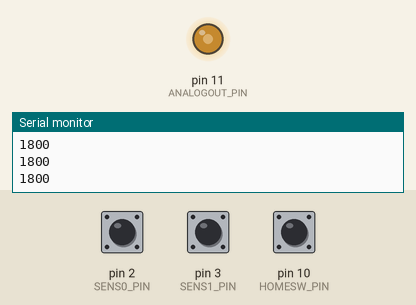
Recording of a sketch running on a simulated Arduino Uno, built with avr-gcc and run on an emulated ATmega328P. On the bench: output pins drawn as LEDs (lit = HIGH), the last lines printed to the serial monitor. The test bench sets the inputs (shaded band); at power-on: pin 10 (HOMESW_PIN) HIGH, pin 2 (SENS0_PIN) HIGH, pin 3 (SENS1_PIN) LOW.

Above: at 1.2 s.
1.3 s: pin 10 (HOMESW_PIN) pulled LOW for 0.15 s
At 1.8 s:
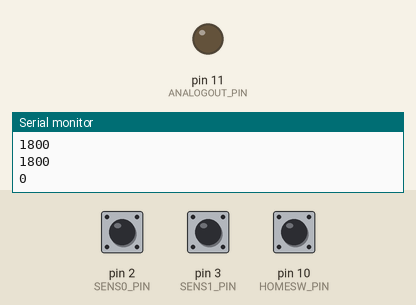
3.0 s: pin 2 (SENS0_PIN) pulsed LOW 5 times (0.12 s each, 0.3 s apart)
At 3.46 s:
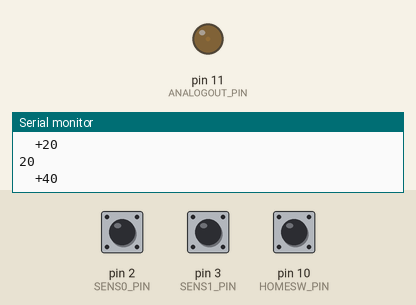
6.0 s: pin 10 (HOMESW_PIN) pulled LOW for 1 s
At 6.9 s:
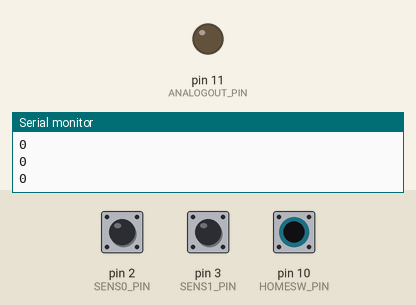
8.5 s: pin 3 (SENS1_PIN) pulsed HIGH 2 times (0.12 s each, 0.3 s apart)
At 9.7 s:
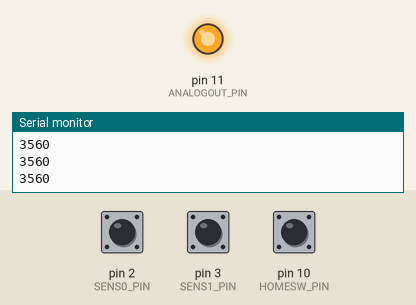
10.6 s: pin 10 (HOMESW_PIN) pulled LOW for 3.2 s
At 11.7 s:
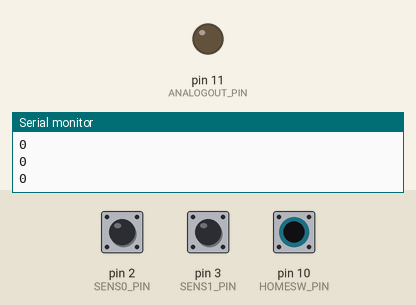
Timing chart, 0 to 13.6 s (numbered marks = the images above; inputs shaded):
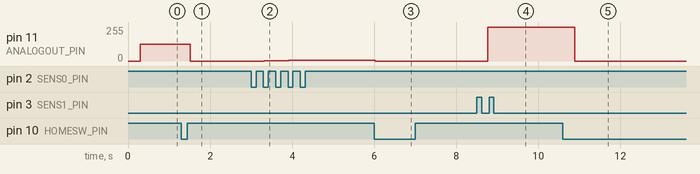

The sketch:

rotoryEncoder.ino
```cpp
// (licence header left out)
#define SENS0_PIN 2
#define SENS1_PIN 3
#define ANALOGOUT_PIN 11
#define HOMESW_PIN 10

#define DEBUG
#define DEBUG_CW
#define DEBUG_A

#define NUM_OF_TEATH 360*2                  // number of teath times 2
#define MAX_RPS 1                           // max rotation per second
#define DEG_STAP 3600/NUM_OF_TEATH          // degrees per step time 10
#define MIN_STAP_TIME MAX_RPS/NUM_OF_TEATH  // minimum time between staps in ms

uint32_t lastStap = 0; // last time of a stap
int16_t angle = 1800;     // curent angle times 10

/** setPWM
 * set the pwm dutycyle
 *
 * @arg value (uint8_t): value for PWM; between 0 - 255
 */
void setPWM(uint8_t value){
  OCR2A = value;
}

void sens0(){
  if(digitalRead(SENS0_PIN) != digitalRead(SENS1_PIN)
     && millis() > lastStap + MIN_STAP_TIME){
    angle += DEG_STAP;
    lastStap = millis();
    #ifdef DEBUG_CW
    Serial.print("\t+");
    Serial.println(angle);
//  }else{
//    Serial.println("CCW2");
    #endif
  }

}
void sens1(){
  if(digitalRead(SENS0_PIN) != digitalRead(SENS1_PIN)
     && millis() > lastStap + MIN_STAP_TIME){
    angle -= DEG_STAP;
    lastStap = millis();
    #ifdef DEBUG_CW
    Serial.print("\t-");
    Serial.println(angle);
//  }else{
//    Serial.println("CW2");
    #endif
  }
}

void setup(){
  pinMode(HOMESW_PIN, INPUT_PULLUP);

  // setup analog out
  pinMode(ANALOGOUT_PIN, OUTPUT);
  TCCR2A = _BV(COM2A1) | _BV(WGM20);
  TCCR2B = _BV(CS20);
  setPWM(0);

  // setup rotory sensor
  pinMode(SENS0_PIN, INPUT);
  pinMode(SENS1_PIN, INPUT);
  attachInterrupt(digitalPinToInterrupt(SENS0_PIN), sens0, CHANGE);
  attachInterrupt(digitalPinToInterrupt(SENS1_PIN), sens1, CHANGE);

  #ifdef DEBUG
  Serial.begin(115200);

  Serial.println("rotoryEncoder by MReenen");
  Serial.print("deg per step: ");
  Serial.println(DEG_STAP, DEC);
  #endif
}

void loop(){
  // delay while checking the home sw
  for(uint16_t i = 65000; i != 0; i--){
    if(digitalRead(HOMESW_PIN) == LOW){
      angle = 0;
    }
  }

  // wrap angle around
  if(angle > 3600)
    angle -= 3600;
  else if(angle < 0)
    angle += 3600;

  #ifdef DEBUG_A
  Serial.println(angle);
  #endif

  // update PWM
  uint16_t a = angle;
  setPWM(map(a, 0, 3600, 0, 255));
}
```

Measured:
- after the input at 1.3 s, pin 11 (ANALOGOUT_PIN): 127/255 → 0/255 after 0.21 s
- after the input at 3.0 s, pin 11 (ANALOGOUT_PIN): moves from 0/255 to 7/255 over 1.2 s, starting after 0.32 s
- after the input at 6.0 s, pin 11 (ANALOGOUT_PIN): 7/255 → 0/255 at once
- after the input at 8.5 s, pin 11 (ANALOGOUT_PIN): 0/255 → 253/255 after 0.27 s, → 252/255 0.30 s later
- after the input at 10.6 s, pin 11 (ANALOGOUT_PIN): 252/255 → 0/255 after 0.29 s
